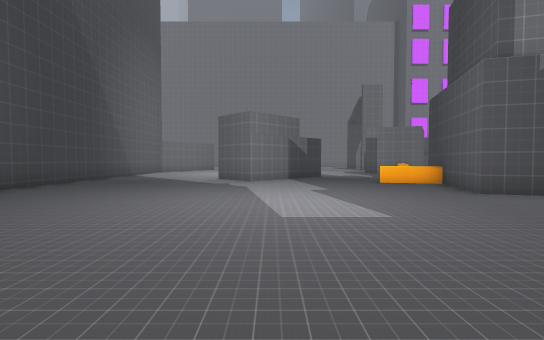
[1] (above)

24 first-person views from a walk through a level from a Godot 3-D game. The camera is 1.5 m above the floor, tilts 2° down and sees 85° across. The floor is counted in squares, 2 m on a side. Each view is taken from the middle of a square. On the plan, view 1 faces up. The plan holds only what a view shows up to about 10 squares ahead; the rest is blank. The place goes on beyond the plan.

[2]
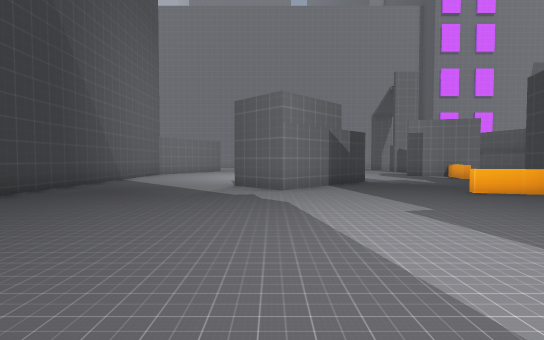

[3]
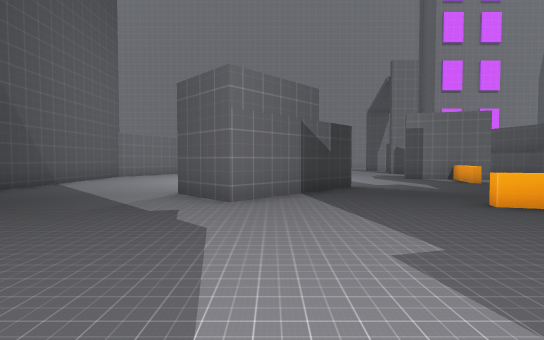

[4]
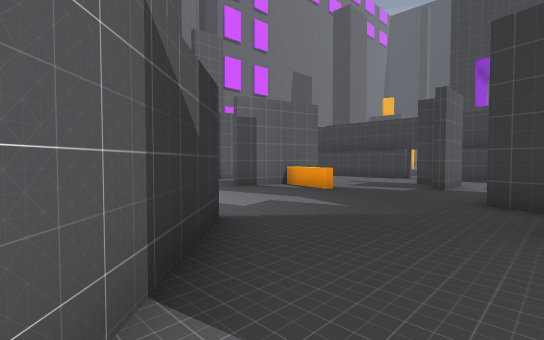

[5]
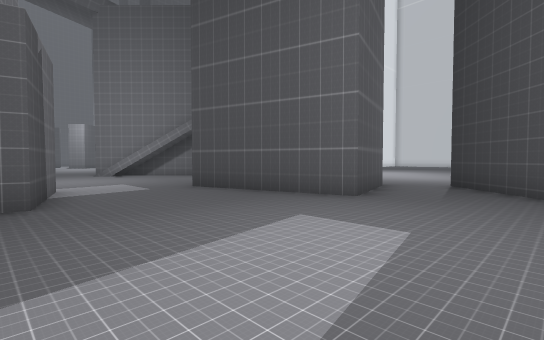

[6]
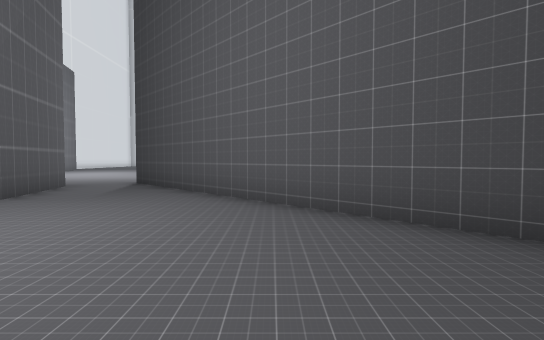

[7]
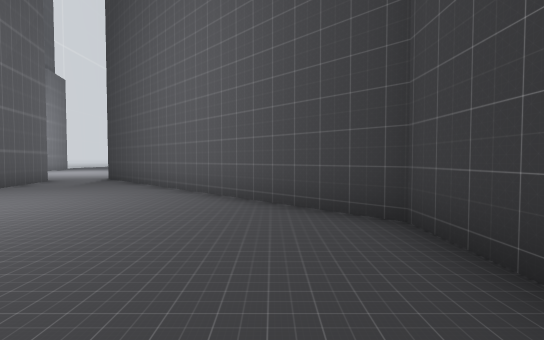

[8]
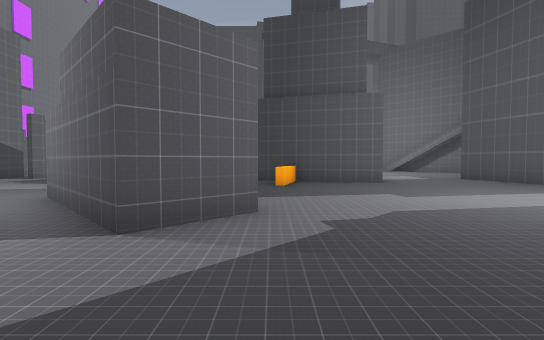

[9]
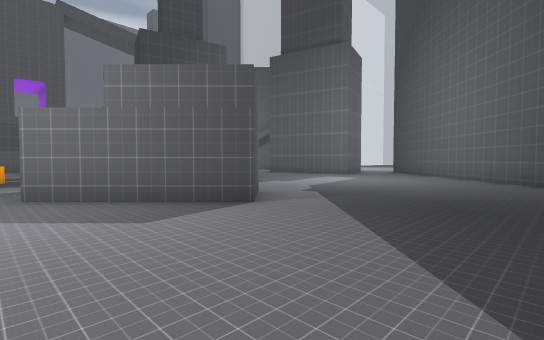

[10]
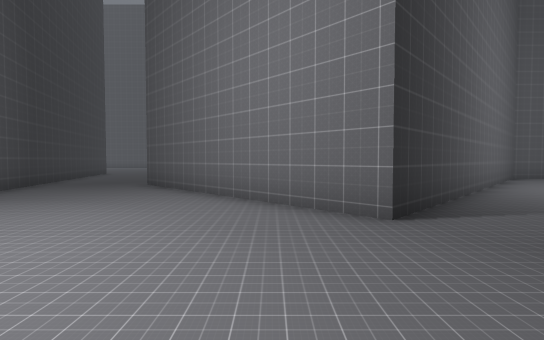

[11]
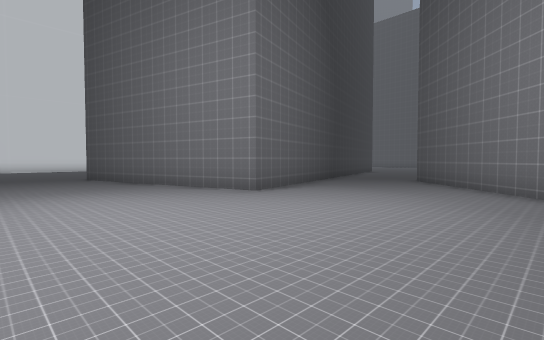

[12]
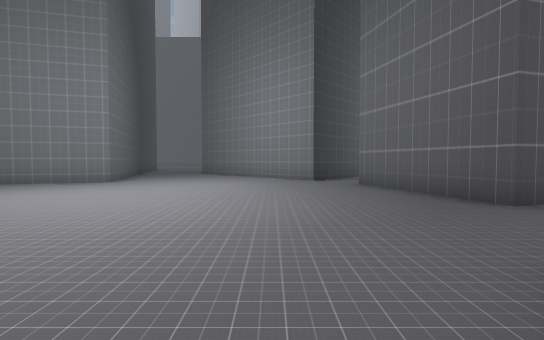

[13]
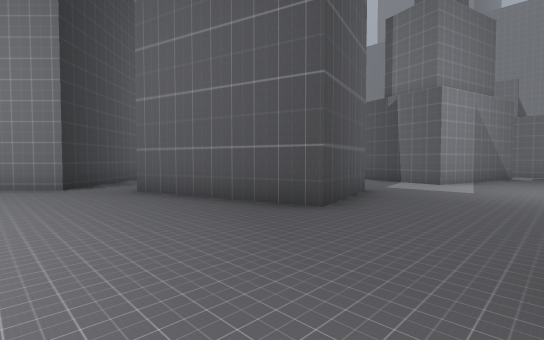

[14]
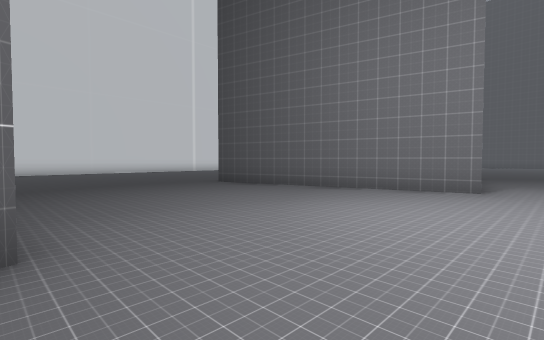

[15]
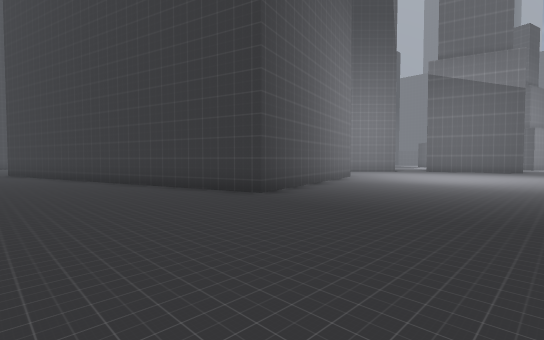

[16]
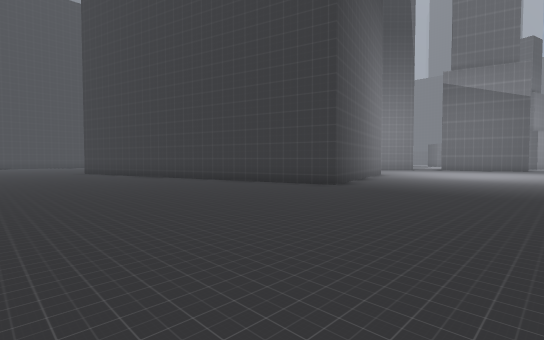

[17]
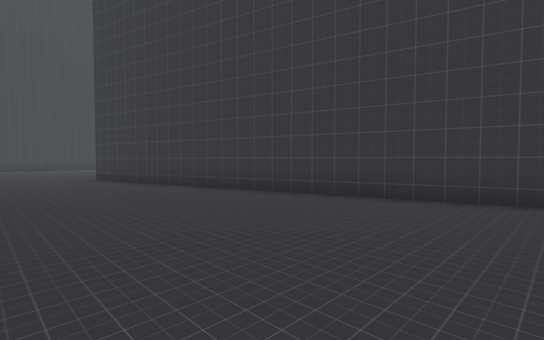

[18]
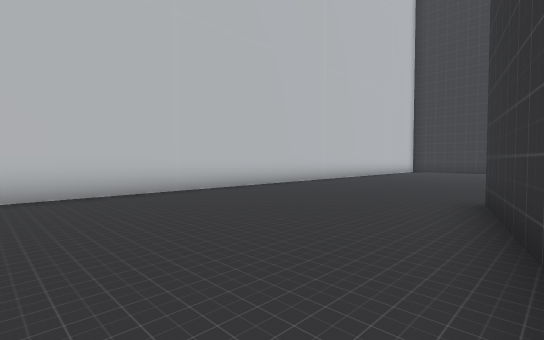

[19]
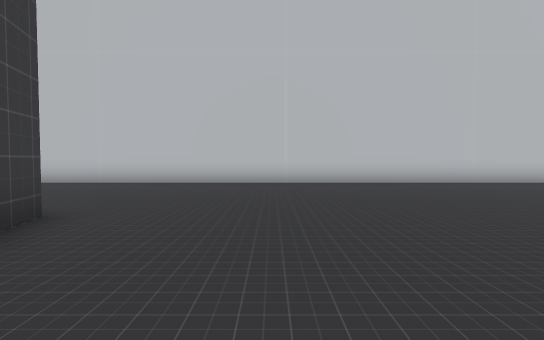

[20]
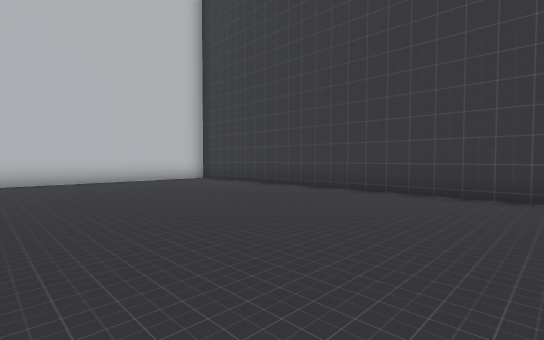

[21]
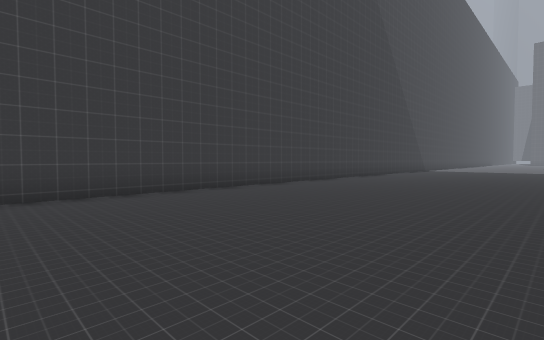

[22]
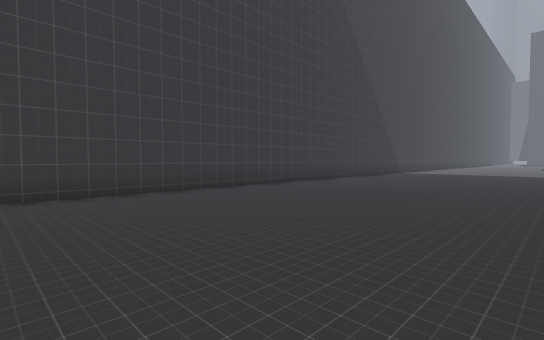

[23]
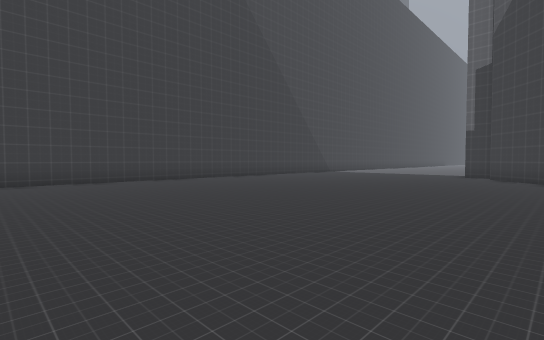

[24]
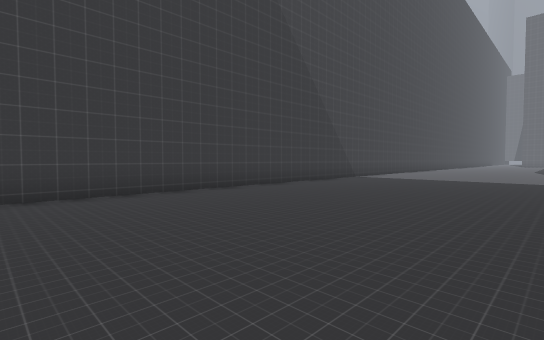

### Floor plan
Points are (right, up) in squares from view 1. A wall is a line through its corners. A room is listed if a view was taken in it or the views show most of it. See-through windows are left out.
Room 1 (views 1, 2, 3, 4, 5, 6, 7, 8, 9)
walls: (4.5, 6.4) (5.8, 11); (2.3, 13.2) (-0.7, 10.2) (-2.1, 11.5) (0.9, 14.5); (5.4, 9.2) (3.4, 9.7); (6.3, 14.3) (6.7, 15.5); (9.5, 12.8) (9.5, 13.4); (-6.6, 15) (-6.6, 5.5) (1.3, -2.5); (2.8, -1.3) (2, 1.5) (4.6, 2.2)
ways out: opening at (2, -1) to room 2; opening at (4, 5) to room 2; opening at (8, 11) to room 2; opening at (11, 12.5) to room 2
Room 2 (views 10, 11, 12, 13, 14, 15, 16, 17, 18, 19, 20, 21, 22, 23, 24)
walls: (-5, -11.3) (2.2, -9.3) (4.1, -16.5) (-8.9, -20) (-9.2, -19); (1.3, -2.5) (-3.9, -7.7); (-11.4, -0.1) (-12.4, 0.8); (4.6, 2.2) (6.5, 2.7) (7.3, -0.1) (2.8, -1.3); (-21.6, -0.5) (-21.6, -22.6); (8, 8.2) (7.3, 5.7) (4.5, 6.4); (-20.9, -25.6) (-3.2, -25.6); (9.7, 12.1) (8.1, 12.1)
ways out: opening at (2, -1) to room 1; opening at (4, 5) to room 1; opening at (8, 11) to room 1; opening at (11, 12.5) to room 1

Positions as (right, up) in squares from view 1, and headings:
1: (0, 0), facing up
2: (-1, 3), facing up
3: (0, 5), facing up
4: (0, 10), facing up-right
5: (-1, 7), facing down-right
6: (-3, 7), facing down
7: (-5, 9), facing down
8: (-5, 10), facing right
9: (-6, 15), facing down-right
10: (5, -4), facing left
11: (7, -4), facing down-left
12: (12, -4), facing left
13: (10, -4), facing up-left
14: (10, -8), facing down-left
15: (9, -21), facing up-left
16: (9, -24), facing up-left
17: (3, -23), facing up-left
18: (-3, -19), facing down-left
19: (-12, -16), facing down
20: (-15, -15), facing down-left
21: (-15, -17), facing up-left
22: (-15, -13), facing up-left
23: (-11, -12), facing up-left
24: (-15, -8), facing up-left
